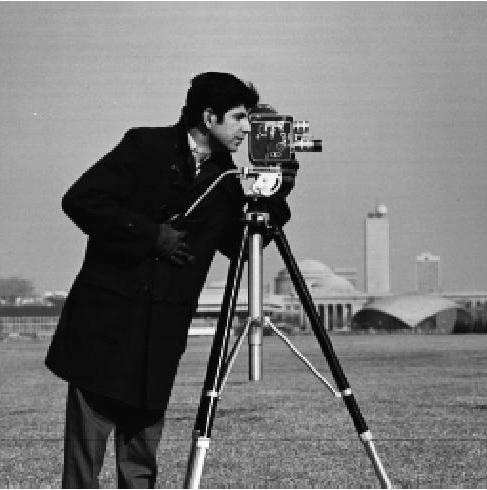
%> input picture images/cameraman.png, 487 x 490 px
$ octave negetiveimage.m   (GNU Octave 9; MATLAB toolbox functions it lacks are replaced by stand-ins)
%> lines starting %> are read from the running program, lines starting %| are printed output that depends on the picture
clc;clear;close all;
image = imread('images/cameraman.png');
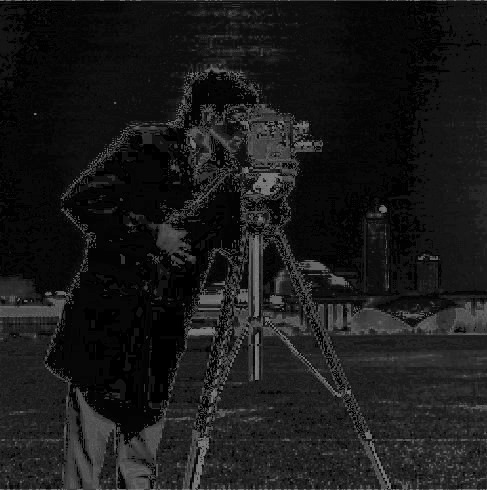
%> image: size 490x487 uint8; min 0, max 127, mean 25.5
bit = 8;
negetive_image = 2^bit - 1 - image;
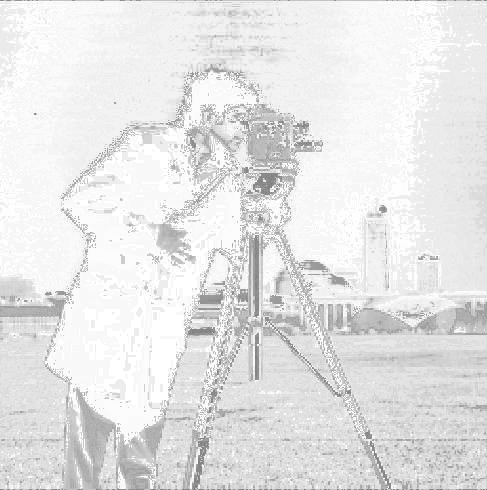
%> negetive_image: size 490x487 uint8; min 128, max 255, mean 229.5

subplot(1,2,1)
imshow(image)
title('original image')
subplot(1,2,2)
imshow(negetive_image)
title('negetive image')

$ run again, with images/coin.png copied over images/cameraman.png
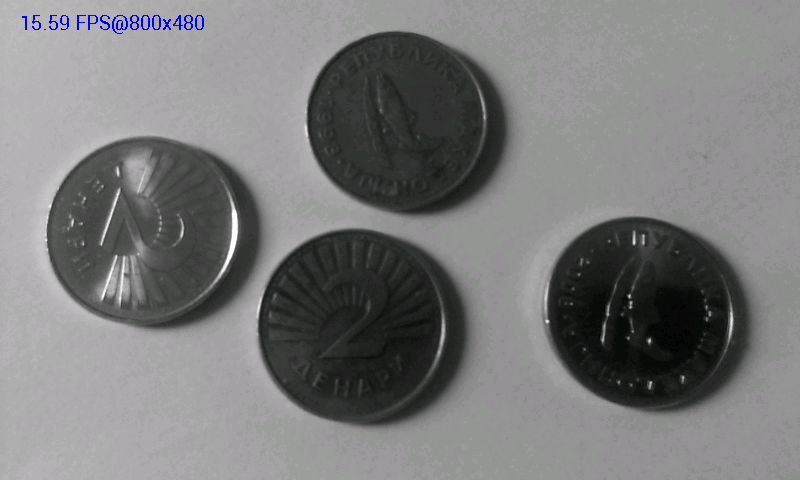
%> input picture images/coin.png, 800 x 480 px
%> image is the input picture: size 480x800x3 uint8; mean R, G, B 122.3, 122.4, 122.9
%> `negetive_image = 2^bit - 1 - image;`:
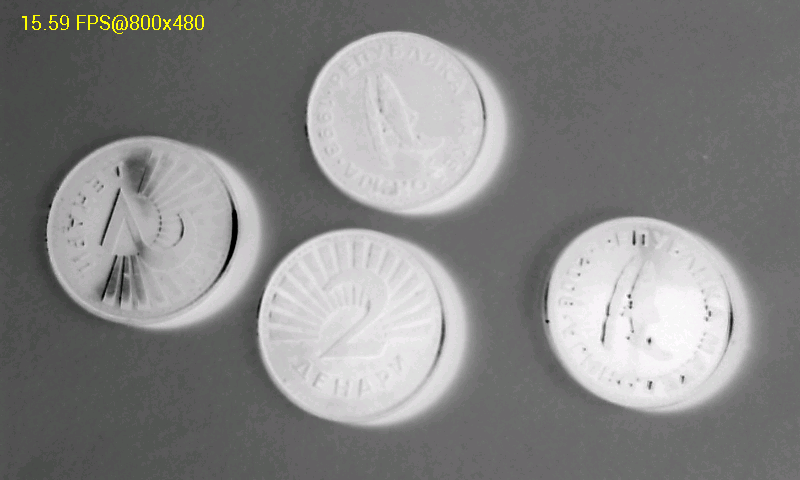
%> negetive_image: size 480x800x3 uint8; mean R, G, B 132.7, 132.6, 132.1
